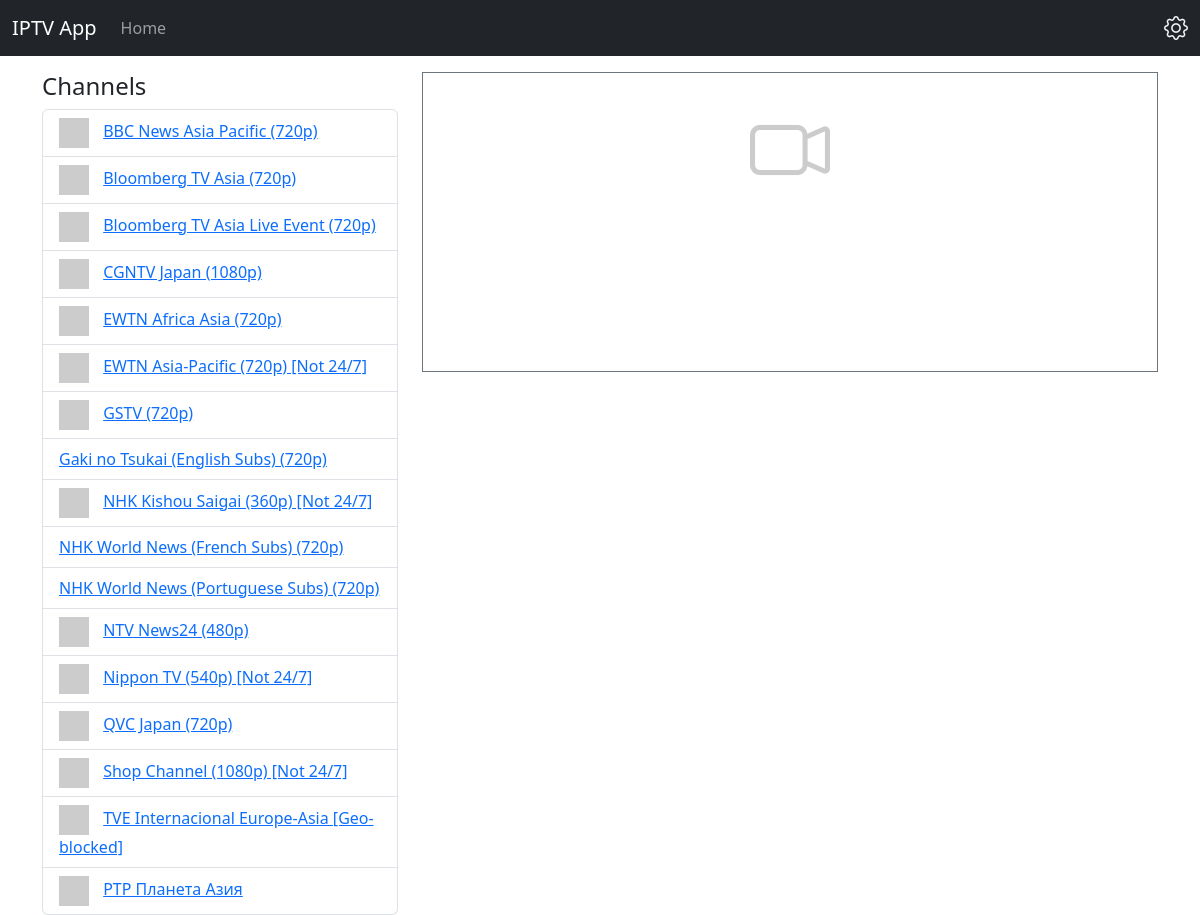
The page / on the database its author committed.
### app.py (models this page shows, shortened)
class Channel(db.Model):
    id = db.Column(db.Integer, primary_key=True)
    stream_id = db.Column(db.String(128), unique=True, nullable=False)
    name = db.Column(db.String(256))
    logo = db.Column(db.String(512))
    category = db.Column(db.String(128))
    country = db.Column(db.String(64))
    url = db.Column(db.String(512))
    state = db.Column(db.String(32))  # active, inactive, discontinued
    last_seen = db.Column(db.DateTime)
    added_on = db.Column(db.DateTime, default=lambda: datetime.now(timezone.utc))

### app.py (the view)
@app.route("/", methods=["GET"])
def index():
    channels = Channel.query.filter_by(state="active").order_by(Channel.name).all()
    return render_template("index.html", channels=channels)

### templates/index.html (shortened to what this page needs)
{% extends "base.html" %}
{% block content %}
<div class="row">
  <div class="col-md-4">
    <h4>Channels</h4>
    <ul class="list-group" id="channel-list">
      {% if channels %}
        {% for channel in channels %}
          <li class="list-group-item">
            {% if channel.logo %}
              <img src="{{ channel.logo }}" alt="{{ channel.name }}" style="height: 30px; margin-right: 10px;"
                   onerror="this.onerror=null;this.src='https://via.placeholder.com/30?text=No+Logo';">
            {% endif %}
            <a href="{{ url_for('play_channel', channel_id=channel.id) }}"
               hx-get="{{ url_for('play_channel', channel_id=channel.id) }}"
               hx-target="#video-player" hx-swap="innerHTML">
              {{ channel.name }}
            </a>
          </li>
        {% endfor %}
      {% else %}
        <li class="list-group-item">No active channels available.</li>
      {% endif %}
    </ul>
  </div>
  <div class="col-md-8" id="player-container">
    <div id="video-player" class="border border-secondary p-3" style="min-height: 300px;">
      <div class="d-flex justify-content-center align-items-center" style="height: 100%;">
        <i class="bi bi-camera-video" style="font-size: 5rem; color: #ccc;"></i>
      </div>
    </div>
  </div>
</div>
{% endblock %}

### templates/base.html (shortened to what this page needs)
<!doctype html>
<html lang="en">
<head>
  <link href="https://cdn.jsdelivr.net/npm/bootstrap@5.3.0/dist/css/bootstrap.min.css" rel="stylesheet">
  <link rel="stylesheet" href="https://cdn.jsdelivr.net/npm/bootstrap-icons@1.10.3/font/bootstrap-icons.css">
</head>
<body>
  <nav class="navbar navbar-expand-lg navbar-dark bg-dark">
    <div class="container-fluid">
      <a class="navbar-brand" href="{{ url_for('index') }}">IPTV App</a>
      <ul class="navbar-nav me-auto mb-2 mb-lg-0">
        <li class="nav-item">
          <a class="nav-link" href="{{ url_for('index') }}">Home</a>
        </li>
      </ul>
      <div class="d-flex">
         <a class="nav-link text-light" href="{{ url_for('settings') }}" title="Settings">
           <i class="bi bi-gear" style="font-size: 1.5rem;"></i>
         </a>
      </div>
    </div>
  </nav>
  <div class="container mt-3">
    {% block content %}{% endblock %}
  </div>
</body>
</html>

### rows shown on the page
Channel: name "BBC News Asia Pacific (720p)"
Channel: name "Bloomberg TV Asia (720p)"
Channel: name "Bloomberg TV Asia Live Event (720p)"
Channel: name "CGNTV Japan (1080p)"
Channel: name "EWTN Africa Asia (720p)"
Channel: name "EWTN Asia-Pacific (720p) [Not 24/7]"
Channel: name "GSTV (720p)"
Channel: name "Gaki no Tsukai (English Subs) (720p)"
Channel: name "NHK Kishou Saigai (360p) [Not 24/7]"
Channel: name "NHK World News (French Subs) (720p)"
Channel: name "NHK World News (Portuguese Subs) (720p)"
Channel: name "NTV News24 (480p)"
Channel: name "Nippon TV (540p) [Not 24/7]"
Channel: name "QVC Japan (720p)"
Channel: name "Shop Channel (1080p) [Not 24/7]"
Channel: name "TVE Internacional Europe-Asia [Geo-blocked]"
Channel: name "РТР Планета Азия"
